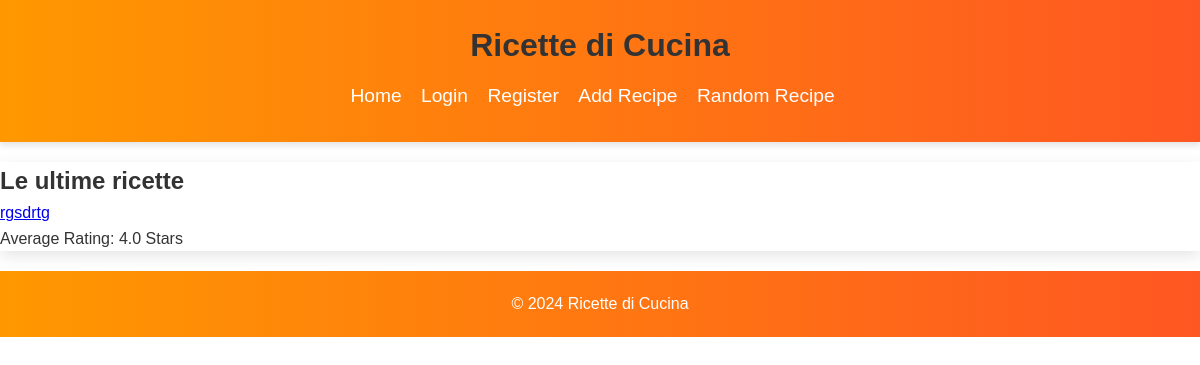
Before: / with the older database file.
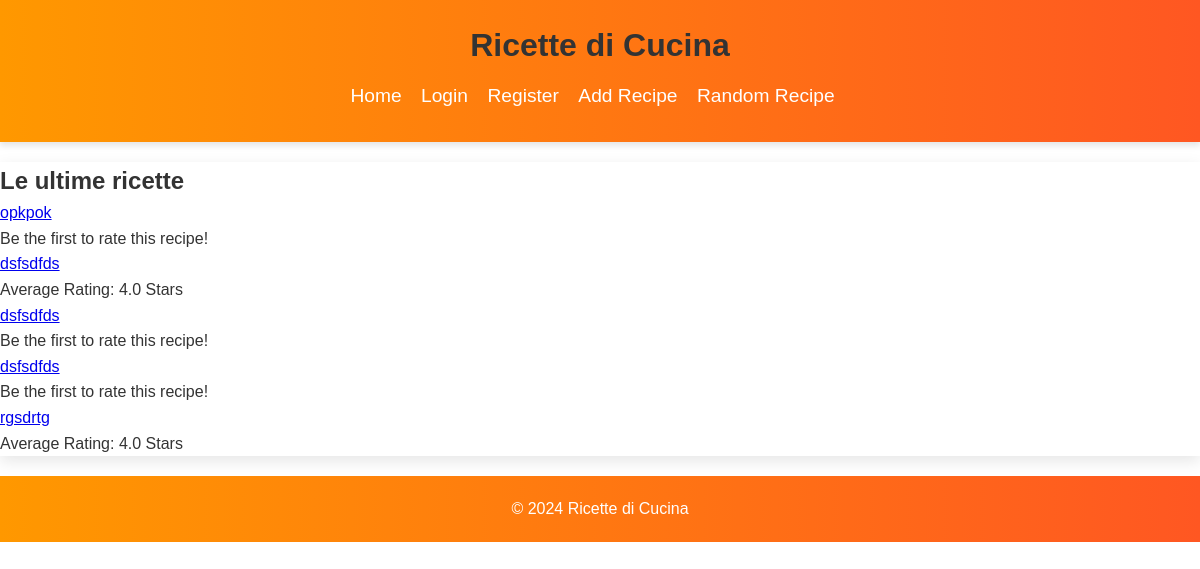
After: the same page with the newer database file.
### tables this page shows
CREATE TABLE recipe (
    id INTEGER PRIMARY KEY AUTOINCREMENT,
    name TEXT NOT NULL,
    ingredients TEXT NOT NULL,
    procedure TEXT NOT NULL,
    star_rating REAL DEFAULT 0,
    user_id INTEGER, image_path TEXT,
    FOREIGN KEY (user_id) REFERENCES user (id)
);

### app.py (the view)
@app.route('/')
def index():
    db = get_db()
    cur = db.execute('SELECT id, name, ingredients, procedure, star_rating FROM recipe ORDER BY id DESC')
    recipes = cur.fetchall()
    recipes_list = [dict(recipe) for recipe in recipes]
    for recipe in recipes_list:
        rating_result = db.execute('SELECT AVG(rating) as average_rating FROM rating WHERE recipe_id = ?', (recipe['id'],)).fetchone()
        recipe['average_rating'] = float(rating_result['average_rating']) if rating_result['average_rating'] is not None else 0.0
    return render_template('home.html', recipes=recipes_list)

### app.py (called while the page is built)
def get_db():
    db_path = app.config['DATABASE']
    if '_database' not in g:
        g._database = sqlite3.connect(db_path)
        g._database.row_factory = sqlite3.Row
    return g._database

@app.teardown_appcontext
def close_connection(exception):
    db = g.pop('_database', None)
    if db is not None:
        db.close()

### templates/home.html
{% extends "layout.html" %}
{% block content %}
    <h2>Le ultime ricette</h2>
    <ul>
        {% for recipe in recipes %}
        <li>
            <a href="{{ url_for('view_recipe', recipe_id=recipe.id) }}">{{ recipe.name }}</a>
            {% if recipe.average_rating %}
                <p>Average Rating: {{ recipe.average_rating|round(1) }} Stars</p>
            {% else %}
                <p>Be the first to rate this recipe!</p>
            {% endif %}
        </li>
        {% endfor %}
    </ul>
{% endblock %}

### templates/layout.html (shortened to what this page needs)
<!DOCTYPE html>
<html lang="en">
<head>
    <link rel="stylesheet" href="{{ url_for('static', filename='style.css') }}">
</head>
<body class="{% block body_class %}{% endblock %}">
{% block header %}
    <header>
        <h1>Ricette di Cucina</h1>
        <nav>
            <ul>
                <li><a href="{{ url_for('index') }}">Home</a></li>
                <li><a href="{{ url_for('login') }}">Login</a></li>
                <li><a href="{{ url_for('register') }}">Register</a></li>
                <li><a href="{{ url_for('new_recipe') }}">Add Recipe</a></li>
                <li><a href="{{ url_for('random_recipe') }}">Random Recipe</a></li>
            </ul>
        </nav>
    </header>
{% endblock %}
<main>
    {% block content %}
    {% endblock %}
</main>
{% block footer %}
    <footer>
        <p>&copy; 2024 Ricette di Cucina</p>
    </footer>
{% endblock %}
</body>
</html>

### static/style.css (style rules this page uses)
* { box-sizing: border-box; margin: 0; padding: 0; }
body, h1, h2, h3, p, form, ul, li { font-family: 'Helvetica Neue', Helvetica, Arial, sans-serif; }
body { line-height: 1.6; font-size: 16px; background-color: #fff; color: #333; }
header { background: linear-gradient(to right, #ff9800, #ff5722); color: #ffffff; padding: 20px 10%; text-align: center; box-shadow: 0 4px 6px rgba(0, 0, 0, 0.1); }
nav ul { list-style-type: none; text-align: center; padding: 10px 0; }
nav ul li { display: inline; margin-right: 15px; }
nav ul li a { color: #ffffff; text-decoration: none; font-size: 1.2em; transition: color 0.3s; }
main { margin-top: 20px; background: #ffffff; box-shadow: 0 5px 15px rgba(0, 0, 0, 0.1); }
h1, h2 { color: #333; }
footer { text-align: center; padding: 20px 10%; background: linear-gradient(to right, #ff9800, #ff5722); color: #ffffff; margin-top: 20px; }
body, h1, h2, h3, p, form, ul, li { font-family: Arial, sans-serif; }

Changed rows visible on the page:
added recipe: name "opkpok", shows "Be the first to rate this recipe!"
added recipe: name "dsfsdfds", average_rating "4.0"
added recipe: name "dsfsdfds", shows "Be the first to rate this recipe!"
added recipe: name "dsfsdfds", shows "Be the first to rate this recipe!"
